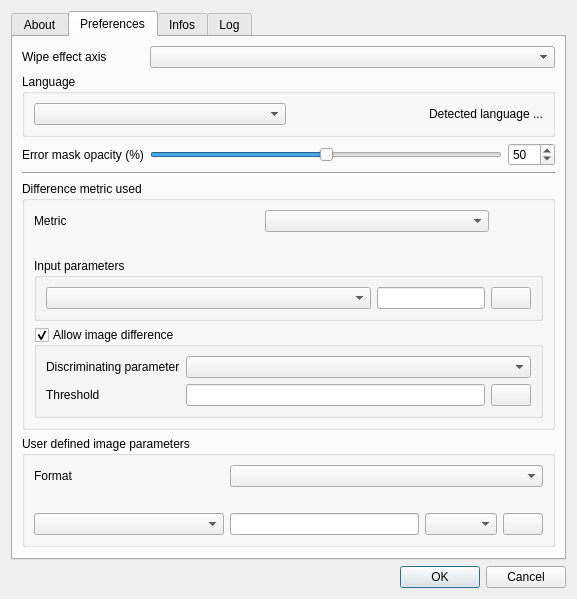
<?xml version="1.0" encoding="UTF-8"?>
<ui version="4.0">
 <class>AboutDialogClass</class>
 <widget class="QDialog" name="AboutDialogClass">
  <property name="windowModality">
   <enum>Qt::NonModal</enum>
  </property>
  <property name="geometry">
   <rect>
    <x>0</x>
    <y>0</y>
    <width>577</width>
    <height>599</height>
   </rect>
  </property>
  <property name="windowTitle">
   <string>About</string>
  </property>
  <property name="modal">
   <bool>true</bool>
  </property>
  <layout class="QGridLayout" name="gridLayout">
   <item row="1" column="0">
    <widget class="QDialogButtonBox" name="buttonBox">
     <property name="orientation">
      <enum>Qt::Horizontal</enum>
     </property>
     <property name="standardButtons">
      <set>QDialogButtonBox::Cancel|QDialogButtonBox::Ok</set>
     </property>
    </widget>
   </item>
   <item row="0" column="0">
    <widget class="QTabWidget" name="tabWidget">
     <property name="currentIndex">
      <number>1</number>
     </property>
     <widget class="QWidget" name="tabAbout">
      <attribute name="icon">
       <iconset resource="../res/diffimg.qrc">
        <normaloff>:/diffimg/about.png</normaloff>:/diffimg/about.png</iconset>
      </attribute>
      <attribute name="title">
       <string>About</string>
      </attribute>
      <layout class="QGridLayout" name="gridLayout_7">
       <item row="1" column="0">
        <spacer name="horizontalSpacer">
         <property name="orientation">
          <enum>Qt::Horizontal</enum>
         </property>
         <property name="sizeHint" stdset="0">
          <size>
           <width>40</width>
           <height>20</height>
          </size>
         </property>
        </spacer>
       </item>
       <item row="1" column="1">
        <widget class="QLabel" name="label">
         <property name="text">
          <string/>
         </property>
         <property name="pixmap">
          <pixmap resource="../res/diffimg.qrc">:/diffimg/splashscreen.png</pixmap>
         </property>
        </widget>
       </item>
       <item row="1" column="2">
        <spacer name="horizontalSpacer_2">
         <property name="orientation">
          <enum>Qt::Horizontal</enum>
         </property>
         <property name="sizeHint" stdset="0">
          <size>
           <width>40</width>
           <height>20</height>
          </size>
         </property>
        </spacer>
       </item>
       <item row="3" column="0" colspan="3">
        <widget class="QTabWidget" name="tabWidget_2">
         <property name="tabPosition">
          <enum>QTabWidget::South</enum>
         </property>
         <property name="currentIndex">
          <number>0</number>
         </property>
         <widget class="QWidget" name="tab">
          <attribute name="title">
           <string>Credits</string>
          </attribute>
          <layout class="QGridLayout" name="gridLayout_6">
           <item row="0" column="0">
            <widget class="QTextEdit" name="textEditCredits">
             <property name="sizePolicy">
              <sizepolicy hsizetype="Expanding" vsizetype="Expanding">
               <horstretch>0</horstretch>
               <verstretch>0</verstretch>
              </sizepolicy>
             </property>
             <property name="font">
              <font>
               <pointsize>8</pointsize>
              </font>
             </property>
             <property name="autoFillBackground">
              <bool>false</bool>
             </property>
             <property name="frameShape">
              <enum>QFrame::NoFrame</enum>
             </property>
             <property name="frameShadow">
              <enum>QFrame::Plain</enum>
             </property>
             <property name="readOnly">
              <bool>true</bool>
             </property>
            </widget>
           </item>
          </layout>
         </widget>
         <widget class="QWidget" name="tab_2">
          <attribute name="title">
           <string>Changelog</string>
          </attribute>
          <layout class="QGridLayout" name="gridLayout_2">
           <item row="0" column="0">
            <widget class="QTextEdit" name="textEditChangelog">
             <property name="sizePolicy">
              <sizepolicy hsizetype="Expanding" vsizetype="Expanding">
               <horstretch>0</horstretch>
               <verstretch>0</verstretch>
              </sizepolicy>
             </property>
             <property name="font">
              <font>
               <pointsize>8</pointsize>
              </font>
             </property>
             <property name="autoFillBackground">
              <bool>false</bool>
             </property>
             <property name="frameShape">
              <enum>QFrame::NoFrame</enum>
             </property>
             <property name="frameShadow">
              <enum>QFrame::Plain</enum>
             </property>
             <property name="readOnly">
              <bool>true</bool>
             </property>
            </widget>
           </item>
          </layout>
         </widget>
        </widget>
       </item>
       <item row="0" column="0" colspan="3">
        <layout class="QHBoxLayout" name="horizontalLayout_2">
         <item>
          <widget class="QLabel" name="labelRelease">
           <property name="sizePolicy">
            <sizepolicy hsizetype="Expanding" vsizetype="Preferred">
             <horstretch>0</horstretch>
             <verstretch>0</verstretch>
            </sizepolicy>
           </property>
           <property name="text">
            <string>Release Number</string>
           </property>
           <property name="wordWrap">
            <bool>false</bool>
           </property>
          </widget>
         </item>
        </layout>
       </item>
       <item row="2" column="0" colspan="3">
        <layout class="QHBoxLayout" name="horizontalLayout_3">
         <item>
          <spacer name="horizontalSpacer_5">
           <property name="orientation">
            <enum>Qt::Horizontal</enum>
           </property>
           <property name="sizeHint" stdset="0">
            <size>
             <width>40</width>
             <height>20</height>
            </size>
           </property>
          </spacer>
         </item>
         <item>
          <widget class="PaypalButton" name="pushButtonPaypal">
           <property name="text">
            <string/>
           </property>
           <property name="flat">
            <bool>true</bool>
           </property>
          </widget>
         </item>
        </layout>
       </item>
      </layout>
     </widget>
     <widget class="QWidget" name="tabPreferences">
      <attribute name="icon">
       <iconset resource="../res/diffimg.qrc">
        <normaloff>:/diffimg/preferences.png</normaloff>:/diffimg/preferences.png</iconset>
      </attribute>
      <attribute name="title">
       <string>Preferences</string>
      </attribute>
      <layout class="QGridLayout" name="gridLayout_5">
       <item row="7" column="0" colspan="5">
        <widget class="Line" name="line">
         <property name="orientation">
          <enum>Qt::Horizontal</enum>
         </property>
        </widget>
       </item>
       <item row="3" column="0" colspan="5">
        <widget class="QGroupBox" name="groupBoxLang">
         <property name="title">
          <string>Language</string>
         </property>
         <layout class="QGridLayout" name="gridLayout_14">
          <item row="0" column="0">
           <widget class="QComboBox" name="comboBoxLanguage"/>
          </item>
          <item row="0" column="1">
           <widget class="QLabel" name="labelDetectedLanguage">
            <property name="text">
             <string>Detected language ...</string>
            </property>
            <property name="alignment">
             <set>Qt::AlignRight|Qt::AlignTrailing|Qt::AlignVCenter</set>
            </property>
           </widget>
          </item>
         </layout>
        </widget>
       </item>
       <item row="9" column="0" colspan="5">
        <widget class="QGroupBox" name="groupBox">
         <property name="title">
          <string>Difference metric used</string>
         </property>
         <layout class="QGridLayout" name="gridLayout_10">
          <item row="3" column="0" colspan="3">
           <widget class="QGroupBox" name="groupBoxEnableThreshold">
            <property name="title">
             <string>Allow image difference</string>
            </property>
            <property name="checkable">
             <bool>true</bool>
            </property>
            <layout class="QGridLayout" name="gridLayout_11">
             <item row="0" column="0">
              <widget class="QLabel" name="label_5">
               <property name="toolTip">
                <string>Discriminating parameter (Image are considered as different if the threshold is exceeded)</string>
               </property>
               <property name="text">
                <string>Discriminating parameter</string>
               </property>
              </widget>
             </item>
             <item row="1" column="0">
              <widget class="QLabel" name="label_6">
               <property name="text">
                <string>Threshold</string>
               </property>
              </widget>
             </item>
             <item row="1" column="1">
              <widget class="QLineEdit" name="lineEditThreshold"/>
             </item>
             <item row="1" column="2">
              <widget class="QPushButton" name="pushButtonApplyImageParam">
               <property name="toolTip">
                <string>Apply</string>
               </property>
               <property name="text">
                <string/>
               </property>
               <property name="icon">
                <iconset resource="../res/diffimg.qrc">
                 <normaloff>:/diffimg/check2.png</normaloff>:/diffimg/check2.png</iconset>
               </property>
              </widget>
             </item>
             <item row="0" column="1" colspan="2">
              <widget class="QComboBox" name="comboBoxOutputParam"/>
             </item>
            </layout>
           </widget>
          </item>
          <item row="0" column="0">
           <widget class="QLabel" name="label_3">
            <property name="text">
             <string>Metric</string>
            </property>
           </widget>
          </item>
          <item row="1" column="0" colspan="2">
           <widget class="QLabel" name="labelMetricDesc">
            <property name="text">
             <string/>
            </property>
            <property name="wordWrap">
             <bool>true</bool>
            </property>
           </widget>
          </item>
          <item row="0" column="2" rowspan="2">
           <widget class="QLabel" name="labelMetricPixmap">
            <property name="maximumSize">
             <size>
              <width>48</width>
              <height>16777215</height>
             </size>
            </property>
            <property name="text">
             <string/>
            </property>
           </widget>
          </item>
          <item row="0" column="1">
           <widget class="QComboBox" name="comboBoxMetrics"/>
          </item>
          <item row="2" column="0" colspan="3">
           <widget class="QGroupBox" name="groupBox_3">
            <property name="title">
             <string>Input parameters</string>
            </property>
            <layout class="QGridLayout" name="gridLayout_12" columnstretch="1,0,0">
             <item row="0" column="0">
              <widget class="QComboBox" name="comboBoxInputParam"/>
             </item>
             <item row="0" column="2">
              <widget class="QPushButton" name="pushButtonApplyInputParam">
               <property name="toolTip">
                <string>Apply</string>
               </property>
               <property name="text">
                <string/>
               </property>
               <property name="icon">
                <iconset resource="../res/diffimg.qrc">
                 <normaloff>:/diffimg/check2.png</normaloff>:/diffimg/check2.png</iconset>
               </property>
              </widget>
             </item>
             <item row="0" column="1">
              <widget class="QLineEdit" name="lineEditInputParam"/>
             </item>
            </layout>
           </widget>
          </item>
         </layout>
        </widget>
       </item>
       <item row="10" column="0" colspan="5">
        <widget class="QGroupBox" name="groupBox_5">
         <property name="title">
          <string>User defined image parameters</string>
         </property>
         <layout class="QGridLayout" name="gridLayout_13">
          <item row="0" column="0">
           <widget class="QLabel" name="label_2">
            <property name="text">
             <string>Format</string>
            </property>
           </widget>
          </item>
          <item row="2" column="1">
           <widget class="QLineEdit" name="lineEditFormatParam"/>
          </item>
          <item row="2" column="0">
           <widget class="QComboBox" name="comboBoxFormatParam">
            <property name="sizePolicy">
             <sizepolicy hsizetype="Expanding" vsizetype="Fixed">
              <horstretch>0</horstretch>
              <verstretch>0</verstretch>
             </sizepolicy>
            </property>
           </widget>
          </item>
          <item row="2" column="3">
           <widget class="QPushButton" name="pushButtonApplyUserParam">
            <property name="toolTip">
             <string>Apply</string>
            </property>
            <property name="text">
             <string/>
            </property>
            <property name="icon">
             <iconset resource="../res/diffimg.qrc">
              <normaloff>:/diffimg/check2.png</normaloff>:/diffimg/check2.png</iconset>
            </property>
           </widget>
          </item>
          <item row="0" column="1" colspan="3">
           <widget class="QComboBox" name="comboBoxImageFormatName"/>
          </item>
          <item row="1" column="0" colspan="4">
           <widget class="QLabel" name="labelFormatDesc">
            <property name="text">
             <string/>
            </property>
           </widget>
          </item>
          <item row="2" column="2">
           <widget class="QComboBox" name="comboBoxcomboBoxFormatParamValues"/>
          </item>
         </layout>
        </widget>
       </item>
       <item row="6" column="2">
        <widget class="QSlider" name="horizontalSliderOpacity">
         <property name="maximum">
          <number>100</number>
         </property>
         <property name="sliderPosition">
          <number>50</number>
         </property>
         <property name="orientation">
          <enum>Qt::Horizontal</enum>
         </property>
        </widget>
       </item>
       <item row="6" column="3" colspan="2">
        <widget class="QSpinBox" name="spinBoxOpacity">
         <property name="maximum">
          <number>100</number>
         </property>
         <property name="value">
          <number>50</number>
         </property>
        </widget>
       </item>
       <item row="11" column="0">
        <spacer name="verticalSpacer">
         <property name="orientation">
          <enum>Qt::Vertical</enum>
         </property>
         <property name="sizeHint" stdset="0">
          <size>
           <width>20</width>
           <height>5</height>
          </size>
         </property>
        </spacer>
       </item>
       <item row="6" column="0" colspan="2">
        <widget class="QLabel" name="label_13">
         <property name="toolTip">
          <string>Mask opacity (0-transparent,100-opaque)</string>
         </property>
         <property name="text">
          <string>Error mask opacity (%)</string>
         </property>
        </widget>
       </item>
       <item row="2" column="0">
        <widget class="QLabel" name="label_4">
         <property name="text">
          <string>Wipe effect axis</string>
         </property>
        </widget>
       </item>
       <item row="2" column="2" colspan="3">
        <widget class="QComboBox" name="comboBoxWipeEffectAxis"/>
       </item>
      </layout>
     </widget>
     <widget class="QWidget" name="tabInfos">
      <attribute name="icon">
       <iconset resource="../res/diffimg.qrc">
        <normaloff>:/diffimg/help.png</normaloff>:/diffimg/help.png</iconset>
      </attribute>
      <attribute name="title">
       <string>Infos</string>
      </attribute>
      <layout class="QGridLayout" name="gridLayout_3">
       <item row="0" column="0">
        <layout class="QHBoxLayout" name="horizontalLayout" stretch="0,0">
         <item>
          <widget class="QGroupBox" name="groupBox_2">
           <property name="title">
            <string>Supported formats (via OpenCV or Qt plugins)</string>
           </property>
           <layout class="QGridLayout" name="gridLayout_8">
            <item row="0" column="0">
             <widget class="QListWidget" name="listWidgetFormats">
              <property name="sizePolicy">
               <sizepolicy hsizetype="Expanding" vsizetype="Expanding">
                <horstretch>0</horstretch>
                <verstretch>0</verstretch>
               </sizepolicy>
              </property>
              <property name="alternatingRowColors">
               <bool>true</bool>
              </property>
             </widget>
            </item>
            <item row="1" column="0">
             <widget class="QLabel" name="labelQtVersion">
              <property name="font">
               <font>
                <pointsize>7</pointsize>
               </font>
              </property>
              <property name="text">
               <string/>
              </property>
             </widget>
            </item>
           </layout>
          </widget>
         </item>
         <item>
          <widget class="QGroupBox" name="groupBox_4">
           <property name="title">
            <string>Available translations</string>
           </property>
           <layout class="QGridLayout" name="gridLayout_9">
            <item row="0" column="0">
             <widget class="QListWidget" name="listWidgetTranslations">
              <property name="sizePolicy">
               <sizepolicy hsizetype="Expanding" vsizetype="Expanding">
                <horstretch>0</horstretch>
                <verstretch>0</verstretch>
               </sizepolicy>
              </property>
              <property name="alternatingRowColors">
               <bool>true</bool>
              </property>
             </widget>
            </item>
            <item row="1" column="0">
             <widget class="QLabel" name="labelTranslation">
              <property name="font">
               <font>
                <pointsize>7</pointsize>
               </font>
              </property>
              <property name="text">
               <string/>
              </property>
             </widget>
            </item>
           </layout>
          </widget>
         </item>
        </layout>
       </item>
      </layout>
     </widget>
     <widget class="QWidget" name="tabLog">
      <attribute name="icon">
       <iconset resource="../res/diffimg.qrc">
        <normaloff>:/diffimg/journal.png</normaloff>:/diffimg/journal.png</iconset>
      </attribute>
      <attribute name="title">
       <string>Log</string>
      </attribute>
      <layout class="QGridLayout" name="gridLayout_4">
       <item row="1" column="0" colspan="2">
        <widget class="QTextBrowser" name="textBrowserLog"/>
       </item>
       <item row="0" column="0">
        <widget class="QPushButton" name="pushButtonClearLog">
         <property name="text">
          <string/>
         </property>
         <property name="icon">
          <iconset resource="../res/diffimg.qrc">
           <normaloff>:/diffimg/delete.png</normaloff>:/diffimg/delete.png</iconset>
         </property>
        </widget>
       </item>
       <item row="0" column="1">
        <spacer name="horizontalSpacer_3">
         <property name="orientation">
          <enum>Qt::Horizontal</enum>
         </property>
         <property name="sizeHint" stdset="0">
          <size>
           <width>40</width>
           <height>20</height>
          </size>
         </property>
        </spacer>
       </item>
      </layout>
     </widget>
    </widget>
   </item>
  </layout>
 </widget>
 <customwidgets>
  <customwidget>
   <class>PaypalButton</class>
   <extends>QPushButton</extends>
   <header>PaypalButton.h</header>
  </customwidget>
 </customwidgets>
 <resources>
  <include location="../res/diffimg.qrc"/>
 </resources>
 <connections>
  <connection>
   <sender>buttonBox</sender>
   <signal>accepted()</signal>
   <receiver>AboutDialogClass</receiver>
   <slot>accept()</slot>
   <hints>
    <hint type="sourcelabel">
     <x>266</x>
     <y>480</y>
    </hint>
    <hint type="destinationlabel">
     <x>157</x>
     <y>274</y>
    </hint>
   </hints>
  </connection>
  <connection>
   <sender>buttonBox</sender>
   <signal>rejected()</signal>
   <receiver>AboutDialogClass</receiver>
   <slot>reject()</slot>
   <hints>
    <hint type="sourcelabel">
     <x>334</x>
     <y>480</y>
    </hint>
    <hint type="destinationlabel">
     <x>286</x>
     <y>274</y>
    </hint>
   </hints>
  </connection>
  <connection>
   <sender>horizontalSliderOpacity</sender>
   <signal>valueChanged(int)</signal>
   <receiver>spinBoxOpacity</receiver>
   <slot>setValue(int)</slot>
   <hints>
    <hint type="sourcelabel">
     <x>474</x>
     <y>166</y>
    </hint>
    <hint type="destinationlabel">
     <x>522</x>
     <y>167</y>
    </hint>
   </hints>
  </connection>
  <connection>
   <sender>spinBoxOpacity</sender>
   <signal>valueChanged(int)</signal>
   <receiver>horizontalSliderOpacity</receiver>
   <slot>setValue(int)</slot>
   <hints>
    <hint type="sourcelabel">
     <x>522</x>
     <y>167</y>
    </hint>
    <hint type="destinationlabel">
     <x>474</x>
     <y>166</y>
    </hint>
   </hints>
  </connection>
 </connections>
</ui>
